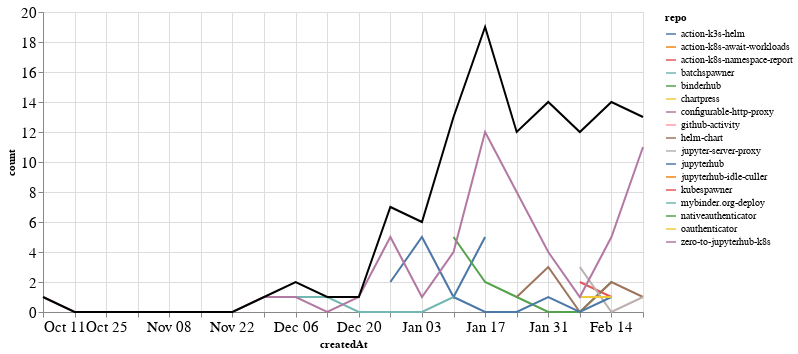

Notebook source saved alongside this figure:
### Markdown cell above
### PRs

### Code cell
prs_time = prs.groupby('repo').resample('W', on='createdAt').count()['author'].reset_index()
prs_time = prs_time.rename(columns={'author': 'count'})
prs_time_total = prs_time.groupby('createdAt').agg({"count": "sum"}).reset_index()

ch1 = alt.Chart(prs_time, width=600).mark_line().encode(
    x='createdAt',
    y='count',
    color='repo',
    tooltip="repo"
)

ch2 = alt.Chart(prs_time_total, width=600).mark_line(color="black").encode(
    x='createdAt',
    y='count',
)

ch1 + ch2

### Figure 1 — Vega-Lite specification as saved in the notebook (floating-point values rounded to 4 significant figures)
{"config": {"axisLeft": {"labelFontSize": 15}, "axisBottom": {"labelFontSize": 15}}, "layer": [{"data": {"name": "data-00cb2606ebc7c8306b33296ce207b7f2"}, "mark": "line", "encoding": {"color": {"type": "nominal", "field": "repo"}, "tooltip": {"type": "nominal", "field": "repo"}, "x": {"type": "temporal", "field": "createdAt"}, "y": {"type": "quantitative", "field": "count"}}, "width": 600}, {"data": {"name": "data-f48e56d7868b9134ba95cd9495e622aa"}, "mark": {"type": "line", "color": "black"}, "encoding": {"x": {"type": "temporal", "field": "createdAt"}, "y": {"type": "quantitative", "field": "count"}}, "width": 600}], "$schema": "https://vega.github.io/schema/vega-lite/v4.8.1.json", "datasets": {"data-00cb2606ebc7c8306b33296ce207b7f2": [{"repo": "action-k3s-helm", "createdAt": "2020-12-27T00:00:00", "count": 2}, {"repo": "action-k3s-helm", "createdAt": "2021-01-03T00:00:00", "count": 5}, {"repo": "action-k3s-helm", "createdAt": "2021-01-10T00:00:00", "count": 1}, {"repo": "action-k3s-helm", "createdAt": "2021-01-17T00:00:00", "count": 5}, {"repo": "action-k8s-await-workloads", "createdAt": "2021-02-07T00:00:00", "count": 3}, {"repo": "action-k8s-namespace-report", "createdAt": "2021-02-07T00:00:00", "count": 2}, {"repo": "action-k8s-namespace-report", "createdAt": "2021-02-14T00:00:00", "count": 1}, {"repo": "batchspawner", "createdAt": "2021-01-31T00:00:00", "count": 1}, {"repo": "binderhub", "createdAt": "2021-01-10T00:00:00", "count": 5}, {"repo": "binderhub", "createdAt": "2021-01-17T00:00:00", "count": 2}, {"repo": "binderhub", "createdAt": "2021-01-24T00:00:00", "count": 1}, {"repo": "binderhub", "createdAt": "2021-01-31T00:00:00", "count": 0}, {"repo": "binderhub", "createdAt": "2021-02-07T00:00:00", "count": 0}, {"repo": "binderhub", "createdAt": "2021-02-14T00:00:00", "count": 2}, {"repo": "chartpress", "createdAt": "2021-01-24T00:00:00", "count": 2}, {"repo": "configurable-http-proxy", "createdAt": "2021-02-07T00:00:00", "count": 2}, {"repo": "github-activity", "createdAt": "2021-01-10T00:00:00", "count": 1}, {"repo": "helm-chart", "createdAt": "2021-01-24T00:00:00", "count": 1}, {"repo": "helm-chart", "createdAt": "2021-01-31T00:00:00", "count": 3}, {"repo": "helm-chart", "createdAt": "2021-02-07T00:00:00", "count": 0}, {"repo": "helm-chart", "createdAt": "2021-02-14T00:00:00", "count": 2}, {"repo": "helm-chart", "createdAt": "2021-02-21T00:00:00", "count": 1}, {"repo": "jupyter-server-proxy", "createdAt": "2021-02-07T00:00:00", "count": 3}, {"repo": "jupyter-server-proxy", "createdAt": "2021-02-14T00:00:00", "count": 0}, {"repo": "jupyter-server-proxy", "createdAt": "2021-02-21T00:00:00", "count": 1}, {"repo": "jupyterhub", "createdAt": "2021-01-10T00:00:00", "count": 1}, {"repo": "jupyterhub", "createdAt": "2021-01-17T00:00:00", "count": 0}, {"repo": "jupyterhub", "createdAt": "2021-01-24T00:00:00", "count": 0}, {"repo": "jupyterhub", "createdAt": "2021-01-31T00:00:00", "count": 1}, {"repo": "jupyterhub", "createdAt": "2021-02-07T00:00:00", "count": 0}, {"repo": "jupyterhub", "createdAt": "2021-02-14T00:00:00", "count": 1}, {"repo": "jupyterhub-idle-culler", "createdAt": "2021-01-31T00:00:00", "count": 1}, {"repo": "kubespawner", "createdAt": "2021-02-14T00:00:00", "count": 2}, {"repo": "mybinder.org-deploy", "createdAt": "2020-12-06T00:00:00", "count": 1}, {"repo": "mybinder.org-deploy", "createdAt": "2020-12-13T00:00:00", "count": 1}, {"repo": "mybinder.org-deploy", "createdAt": "2020-12-20T00:00:00", "count": 0}, {"repo": "mybinder.org-deploy", "createdAt": "2020-12-27T00:00:00", "count": 0}, {"repo": "mybinder.org-deploy", "createdAt": "2021-01-03T00:00:00", "count": 0}, {"repo": "mybinder.org-deploy", "createdAt": "2021-01-10T00:00:00", "count": 1}, {"repo": "nativeauthenticator", "createdAt": "2021-01-31T00:00:00", "count": 4}, {"repo": "oauthenticator", "createdAt": "2021-02-07T00:00:00", "count": 1}, {"repo": "oauthenticator", "createdAt": "2021-02-14T00:00:00", "count": 1}, {"repo": "zero-to-jupyterhub-k8s", "createdAt": "2020-10-11T00:00:00", "count": 1}, {"repo": "zero-to-jupyterhub-k8s", "createdAt": "2020-10-18T00:00:00", "count": 0}, {"repo": "zero-to-jupyterhub-k8s", "createdAt": "2020-10-25T00:00:00", "count": 0}, {"repo": "zero-to-jupyterhub-k8s", "createdAt": "2020-11-01T00:00:00", "count": 0}, {"repo": "zero-to-jupyterhub-k8s", "createdAt": "2020-11-08T00:00:00", "count": 0}, {"repo": "zero-to-jupyterhub-k8s", "createdAt": "2020-11-15T00:00:00", "count": 0}, {"repo": "zero-to-jupyterhub-k8s", "createdAt": "2020-11-22T00:00:00", "count": 0}, {"repo": "zero-to-jupyterhub-k8s", "createdAt": "2020-11-29T00:00:00", "count": 1}, {"repo": "zero-to-jupyterhub-k8s", "createdAt": "2020-12-06T00:00:00", "count": 1}, {"repo": "zero-to-jupyterhub-k8s", "createdAt": "2020-12-13T00:00:00", "count": 0}, {"repo": "zero-to-jupyterhub-k8s", "createdAt": "2020-12-20T00:00:00", "count": 1}, {"repo": "zero-to-jupyterhub-k8s", "createdAt": "2020-12-27T00:00:00", "count": 5}, {"repo": "zero-to-jupyterhub-k8s", "createdAt": "2021-01-03T00:00:00", "count": 1}, {"repo": "zero-to-jupyterhub-k8s", "createdAt": "2021-01-10T00:00:00", "count": 4}, {"repo": "zero-to-jupyterhub-k8s", "createdAt": "2021-01-17T00:00:00", "count": 12}, {"repo": "zero-to-jupyterhub-k8s", "createdAt": "2021-01-24T00:00:00", "count": 8}, {"repo": "zero-to-jupyterhub-k8s", "createdAt": "2021-01-31T00:00:00", "count": 4}, {"repo": "zero-to-jupyterhub-k8s", "createdAt": "2021-02-07T00:00:00", "count": 1}, {"repo": "zero-to-jupyterhub-k8s", "createdAt": "2021-02-14T00:00:00", "count": 5}, {"repo": "zero-to-jupyterhub-k8s", "createdAt": "2021-02-21T00:00:00", "count": 11}], "data-f48e56d7868b9134ba95cd9495e622aa": [{"createdAt": "2020-10-11T00:00:00", "count": 1}, {"createdAt": "2020-10-18T00:00:00", "count": 0}, {"createdAt": "2020-10-25T00:00:00", "count": 0}, {"createdAt": "2020-11-01T00:00:00", "count": 0}, {"createdAt": "2020-11-08T00:00:00", "count": 0}, {"createdAt": "2020-11-15T00:00:00", "count": 0}, {"createdAt": "2020-11-22T00:00:00", "count": 0}, {"createdAt": "2020-11-29T00:00:00", "count": 1}, {"createdAt": "2020-12-06T00:00:00", "count": 2}, {"createdAt": "2020-12-13T00:00:00", "count": 1}, {"createdAt": "2020-12-20T00:00:00", "count": 1}, {"createdAt": "2020-12-27T00:00:00", "count": 7}, {"createdAt": "2021-01-03T00:00:00", "count": 6}, {"createdAt": "2021-01-10T00:00:00", "count": 13}, {"createdAt": "2021-01-17T00:00:00", "count": 19}, {"createdAt": "2021-01-24T00:00:00", "count": 12}, {"createdAt": "2021-01-31T00:00:00", "count": 14}, {"createdAt": "2021-02-07T00:00:00", "count": 12}, {"createdAt": "2021-02-14T00:00:00", "count": 14}, {"createdAt": "2021-02-21T00:00:00", "count": 13}]}}
